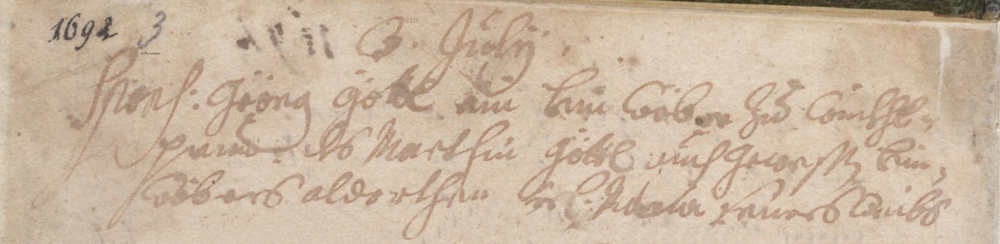
#> input picture data/10.bmp, 1000 x 244 px, shrunk from 1777 x 434 before the run; its folder holds only this picture in this run
$ jupyter execute 'Otsu thresholding for multiple image.ipynb'
#> lines starting #> are read from the running program, lines starting #| are printed output that depends on the picture; after the words box and inside, x2 and y2 are one past the last pixel; in counts of white or black regions, pixels touching at a corner belong together
# Otsu thresholding

[cell 1]
import cv2
import os
import glob
import numpy as np
from matplotlib import pyplot as plt

[cell 2]
img_dir = "data" # Enter Directory of all images
data_path = os.path.join(img_dir,'*.*')
files = glob.glob(data_path)
data = []
for f1 in files:
    img = cv2.imread(f1)
#> img is the input picture: shape (244, 1000, 3); mean B, G, R 160.8, 182.4, 203
    data.append(img)
len(data)
#> Out = 1

## Syntax: cv2.threshold(source, thresholdValue, maxVal, thresholdingTechnique)

### Parameters:
### -> source: Input Image array (must be in Grayscale).
### -> thresholdValue: Value of Threshold below and above which pixel values will change accordingly.
### -> maxVal: Maximum value that can be assigned to a pixel.
### -> thresholdingTechnique: The type of thresholding to be applied.

[cell 3]
def Otsu_thresholding(img1):
    img = cv2.cvtColor(img1, cv2.COLOR_BGR2GRAY)
    ret, thresh1 = cv2.threshold(img, 120, 255, cv2.THRESH_BINARY + cv2.THRESH_OTSU)
    return ret,thresh1

[cell 4]
def Original_plot(image2):
        plt.subplot(3,1,1)
        plt.imshow(image2,cmap = 'gray')
        plt.title('Original Noisy Image')
        plt.xticks([]), plt.yticks([])
def Otsu_plot(thresh1):
        plt.subplot(3,1,3)
        plt.imshow(thresh1,cmap = 'gray')
        plt.title('Otsu thresholding')
        plt.xticks([]), plt.yticks([])
        plt.show()

[cell 5]
def show_both(thresh1,image2):
    cv2.imshow('Original Img',image2)
    cv2.imshow('Otsu Threshold', thresh1)
    cv2.waitKey(0)
    cv2.destroyAllWindows()

https://opencv-python-tutroals.readthedocs.io/en/latest/py_tutorials/py_gui/py_image_display/py_image_display.html

[cell 6]
j=0
for i in data:
    j+=1
    print("Image ",j,": \n")
    image1 =i
    image2 =i
    ret,thresh1=Otsu_thresholding(image1)
    #for show
    #show_both(thresh1,image2)
            #or
    Original_plot(image2)
    Otsu_plot(thresh1)
#> this loop made 1 pass
#> (j, ret) on pass 1: (1, 174)
#| Image  1 :
#> pass 1, in Otsu_thresholding, `img = cv2.cvtColor(img1, cv2.COLOR_BGR2GRAY)`:
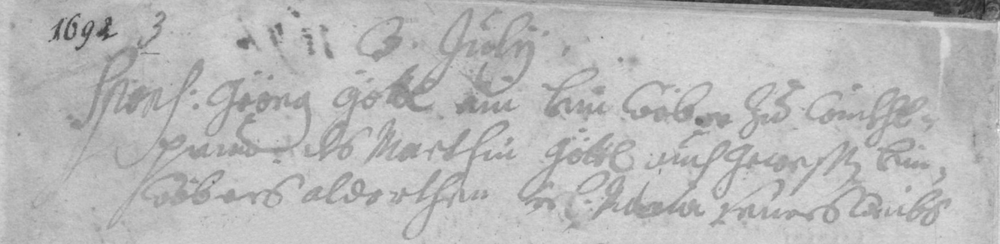
#> img: shape (244, 1000); min 35, max 247, mean 186.1
#> pass 1, in Otsu_thresholding, `ret, thresh1 = cv2.threshold(img, 120, 255, cv2.THRESH_BINARY + cv2.TH..`:
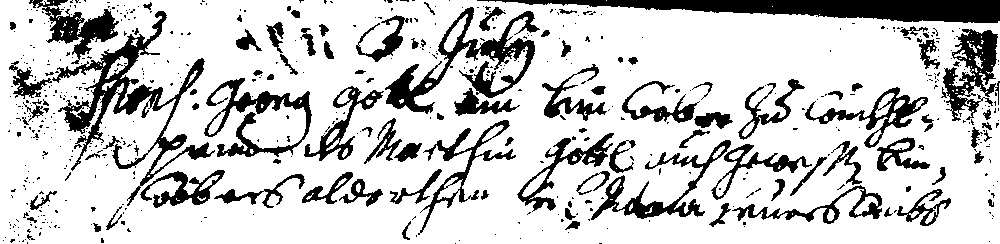
#> thresh1: shape (244, 1000); 79.3% white; 573 black regions (473 under 20 px), largest, box (x1, y1, x2, y2) and area: (477, 0, 1000, 23) 6542, (52, 11, 215, 206) 5541, (385, 7, 540, 114) 4054
#> pass 1, in Otsu_plot, `plt.show()`:
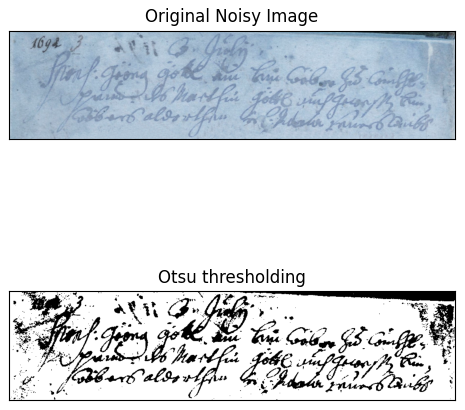
#> figure drawn by matplotlib, 2 panels; B, G, R data is drawn as R, G, B
#> after the loop, j = 1

$ run again, on data/H01.bmp
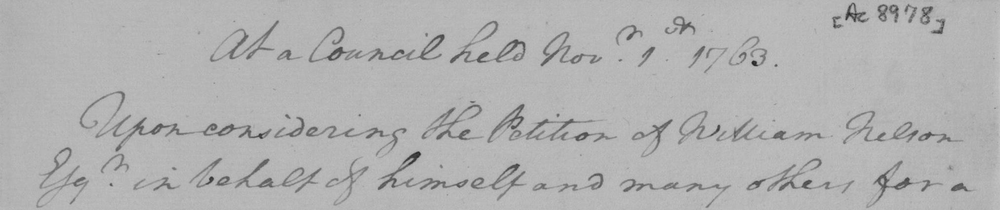
#> input picture data/H01.bmp, 1000 x 210 px, shrunk from 2025 x 426 before the run
#> img is the input picture: shape (210, 1000, 3); min 40, max 198, mean 177.3
#> Out = 1
#> the loop `for i in data:` made 1 pass
#> (j, ret) on pass 1: (1, 152)
#> (printed output is left out)
#> pass 1, in Otsu_thresholding, `ret, thresh1 = cv2.threshold(img, 120, 255, cv2.THRESH_BINARY + cv2.TH..`:
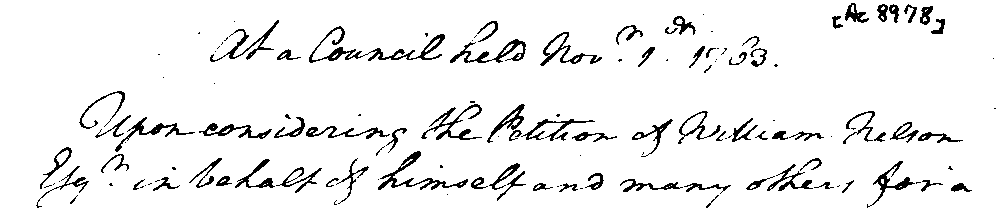
#> thresh1: shape (210, 1000); 93.5% white; black in thin lines or dots
#> pass 1, in Otsu_plot, `plt.show()`:
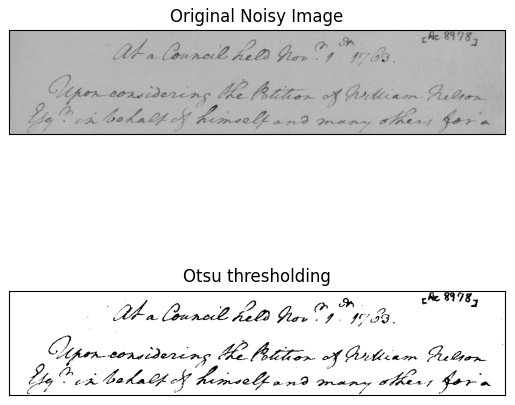
#> figure drawn by matplotlib, 2 panels

$ run again, on data/H03.bmp
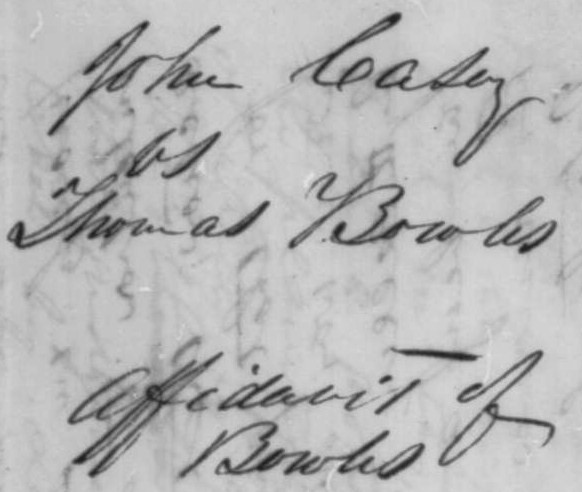
#> input picture data/H03.bmp, 582 x 492 px
#> img is the input picture: shape (492, 582, 3); min 30, max 227, mean 181.7
#> Out = 1
#> the loop `for i in data:` made 1 pass
#> (j, ret) on pass 1: (1, 148)
#> (printed output is left out)
#> pass 1, in Otsu_thresholding, `ret, thresh1 = cv2.threshold(img, 120, 255, cv2.THRESH_BINARY + cv2.TH..`:
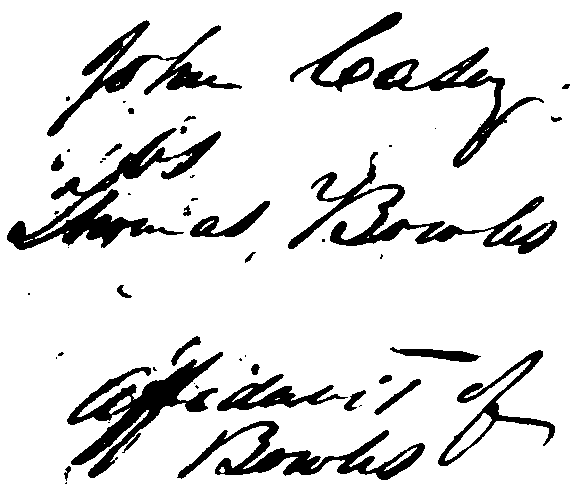
#> thresh1: shape (492, 582); 87.4% white; 53 black regions (25 under 20 px), largest, box (x1, y1, x2, y2) and area: (7, 128, 221, 250) 5748, (67, 352, 223, 478) 5342, (288, 152, 557, 254) 4882
#> pass 1, in Otsu_plot, `plt.show()`:
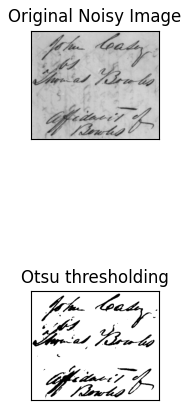
#> figure drawn by matplotlib, 2 panels

$ run again, on data/3.bmp
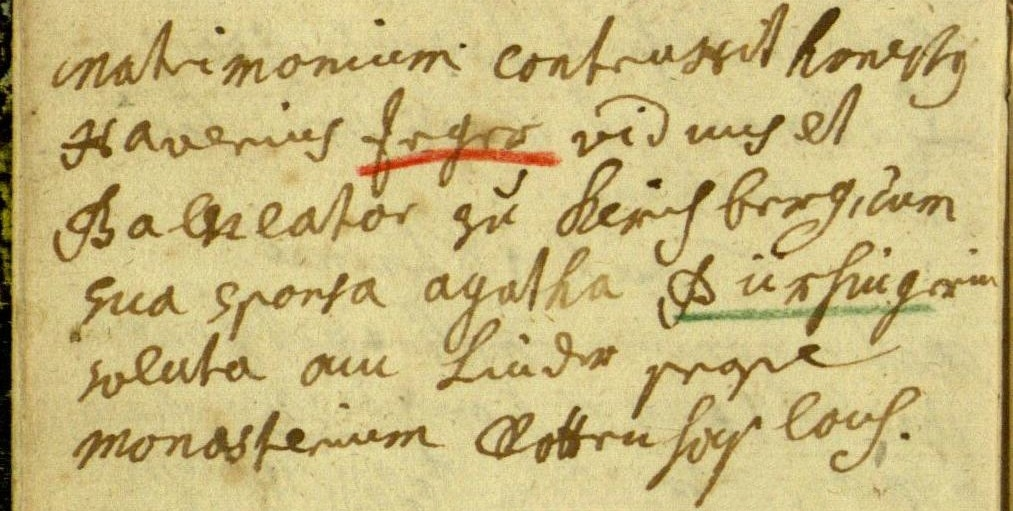
#> input picture data/3.bmp, 1013 x 511 px
#> img is the input picture: shape (511, 1013, 3); mean B, G, R 126.7, 184, 200.5
#> Out = 1
#> the loop `for i in data:` made 1 pass
#> (j, ret) on pass 1: (1, 150)
#> (printed output is left out)
#> pass 1, in Otsu_thresholding, `ret, thresh1 = cv2.threshold(img, 120, 255, cv2.THRESH_BINARY + cv2.TH..`:
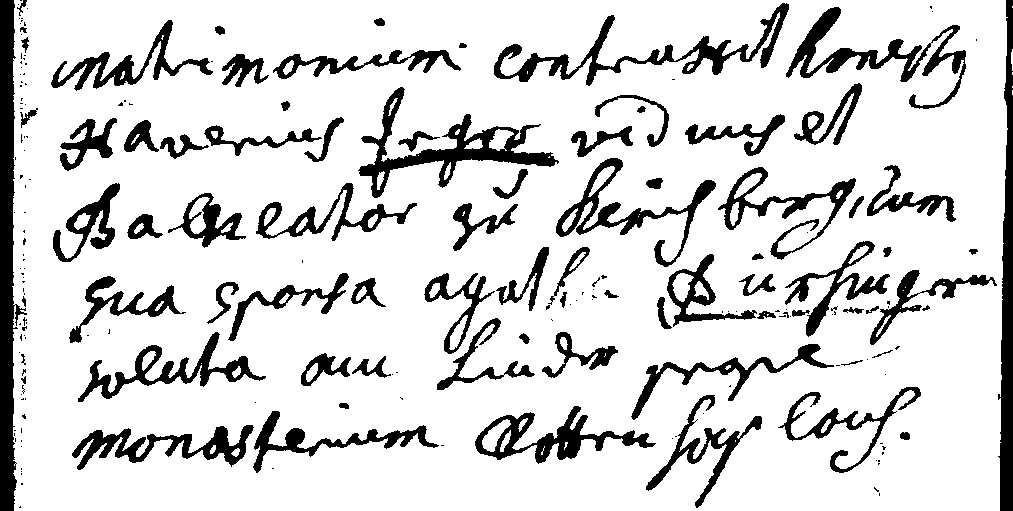
#> thresh1: shape (511, 1013); 84% white; 206 black regions (126 under 20 px), largest, box (x1, y1, x2, y2) and area: (0, 0, 27, 511) 7113, (998, 0, 1013, 511) 4887, (358, 87, 559, 198) 4581
#> pass 1, in Otsu_plot, `plt.show()`:
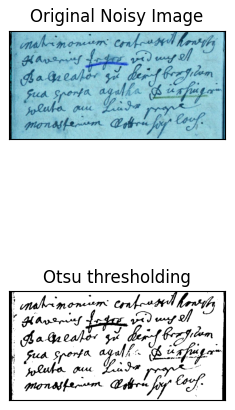
#> figure drawn by matplotlib, 2 panels; B, G, R data is drawn as R, G, B
